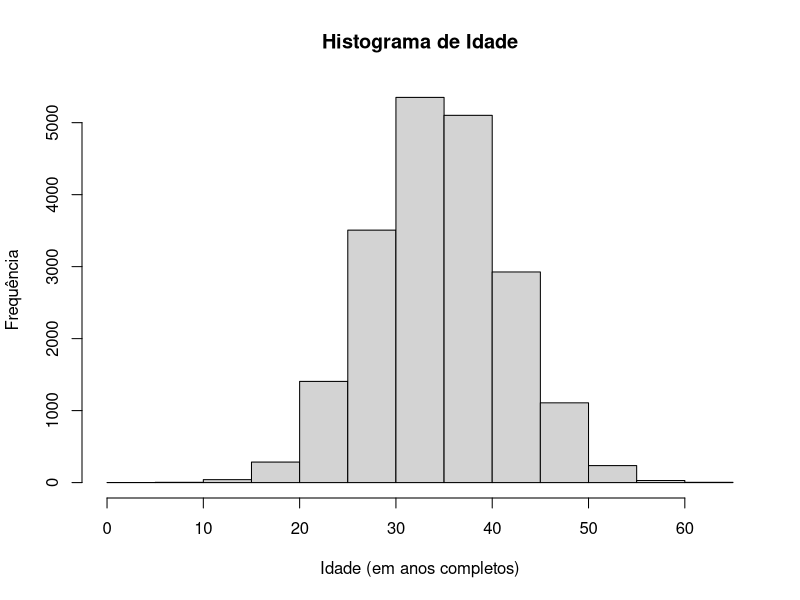
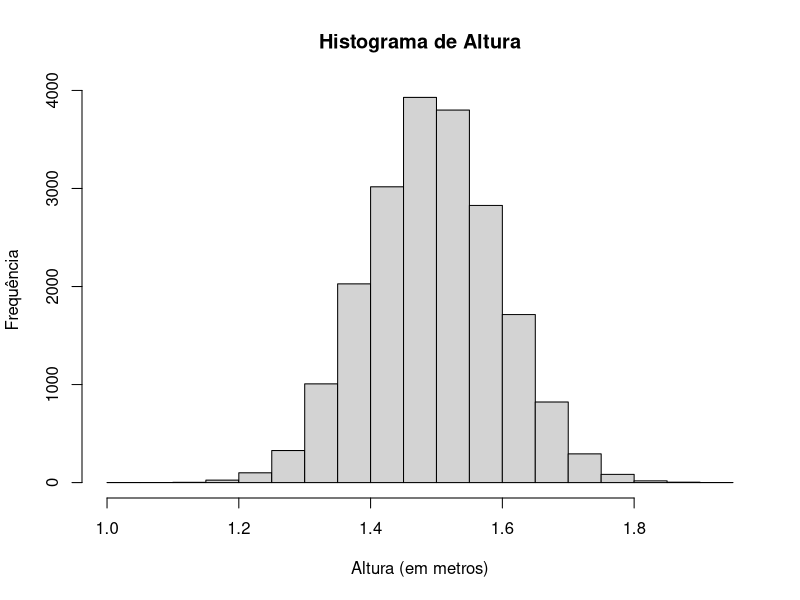
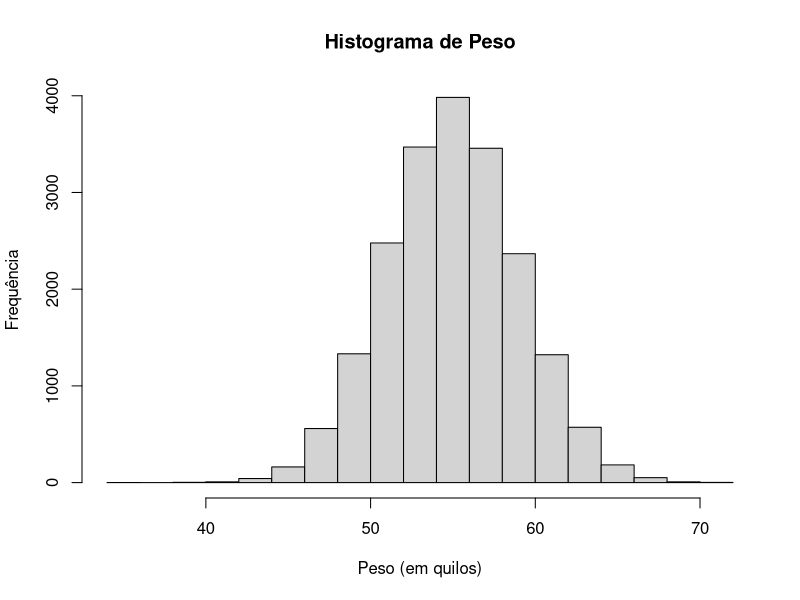
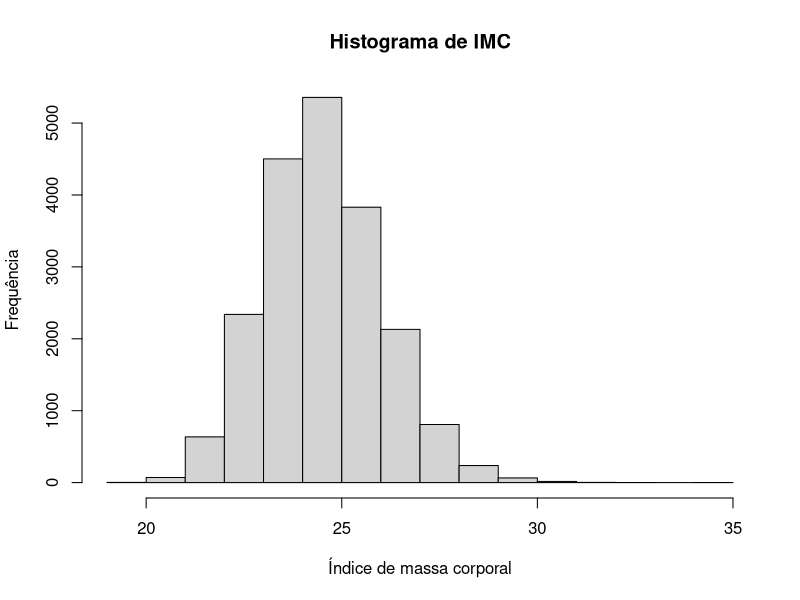

These figures' R source, in order:
n = 20000
p = 200000

set.seed(2307)
idade = abs(round(rnorm(n, 35, 7),0))

set.seed(2307)
altura = abs(round(rnorm(n,1.50,0.1),2))

set.seed(2307)
peso = abs(round(rnorm(n,55,4),2))

set.seed(2307)
imc = peso/(altura^2)

summary(idade)
summary(altura)
summary(peso)
summary(imc)

hist (idade, main = "Histograma de Idade", ylab = "Frequência", xlab = "Idade (em anos completos)")
hist (altura, main = "Histograma de Altura", ylab = "Frequência", xlab = "Altura (em metros)")
hist (peso, main = "Histograma de Peso", ylab = "Frequência", xlab = "Peso (em quilos)")
hist (imc, main = "Histograma de IMC", ylab = "Frequência", xlab = "Índice de massa corporal")
